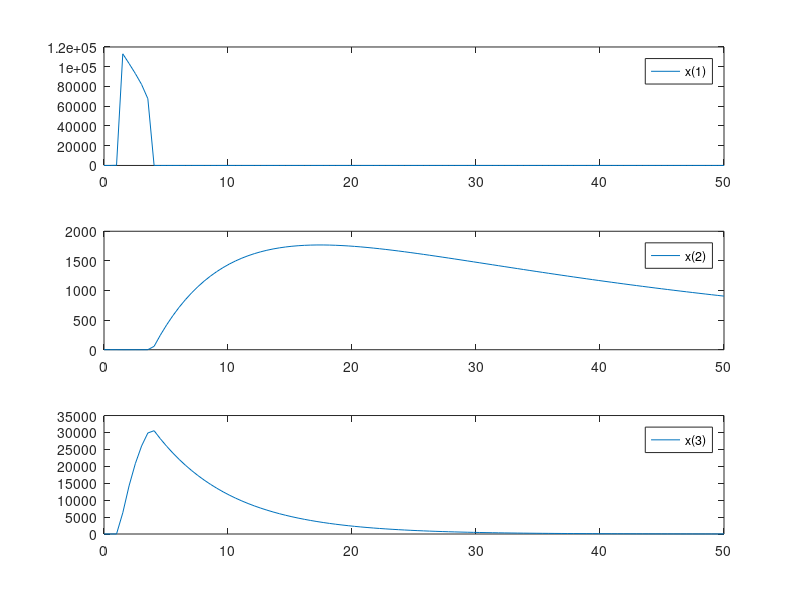

This figure's MATLAB source:
#!/usr/bin/octave

clear;

function xdot = f (x, t)
  xdot = zeros (3,1);
  xdot(1) = 77.27 * (x(2) - x(1)*x(2) + x(1) - 8.375e-06*x(1)^2);
  xdot(2) = (x(3) - x(1)*x(2) - x(2)) / 77.27;
  xdot(3) = 0.161*(x(1) - x(3));
endfunction

# condicion inicial
x0 = [ 4; 1.1; 4 ];
# generación del eje t para la simulacion
t = linspace (0, 50, 100);
# simulacion
y = lsode ("f", x0, t);
hold off;
subplot(3,1,1);
plot(t,y(:,1),';x(1);');
subplot(3,1,2);
plot(t,y(:,2),';x(2);');
subplot(3,1,3);
plot(t,y(:,3),';x(3);');
